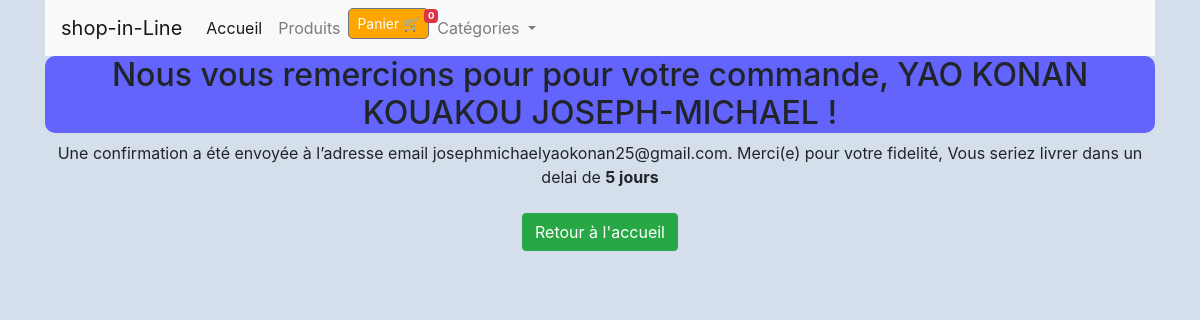
The app's page /confirmation/ with its own data.
### shop/models.py (models this page shows, shortened)
class Commande(models.Model):
    utilisateur = models.ForeignKey(
        settings.AUTH_USER_MODEL,
        on_delete=models.CASCADE,
        verbose_name="Client",
        null=True,
        blank=True
    )
    nom = models.CharField(max_length=150, verbose_name="Nom complet", null=True, blank=True)
    email = models.EmailField(verbose_name="Adresse email", null=True, blank=True)
    adresse = models.CharField(max_length=255, verbose_name="Adresse de livraison", null=True, blank=True)
    ville = models.CharField(max_length=100, verbose_name="Ville", null=True, blank=True)
    pays = models.CharField(max_length=100, verbose_name="Pays", null=True, blank=True)
    code_postal = models.CharField(max_length=20, verbose_name="Code postal", null=True, blank=True)
    date_commande = models.DateTimeField(auto_now_add=True, verbose_name="Date de commande", null=True, blank=True)
    prix_total = models.DecimalField(max_digits=10, decimal_places=2, verbose_name="Prix total", null=True, blank=True)
    paye = models.BooleanField(default=False, verbose_name="Payée")
    class Meta:
        verbose_name = "Commande"
        verbose_name_plural = "Commandes"
        ordering = ['-date_commande']

### shop/views.py (the view)
# urls.py: path('confirmation/', confirmation, name='confirmation'),
def confirmation(request):
    paiement_info = request.session.pop("paiement_info", None)
    nom = ""
    email = ""
    if paiement_info:
        nom = paiement_info.get("nom", "")
        email = paiement_info.get("email", "")
    else:
        commande = Commande.objects.last()
        nom = commande.nom if commande else ""
        email = commande.email if commande else ""
    context = {"nom": nom, "email": email, "payer": False}
    if paiement_info:
        context.update({"payer": paiement_info.get("payer", False)})
    return render(request, "shop/confirmation.html", context)

### shop/context_processors.py (called while the page is built)
def categories_processor(request):
    return {'categories_nav': Category.objects.all()}

### shop/templates/shop/confirmation.html
{% extends "shop/base.html" %}
{% block content %}
{% if payer %}
    <h2 style="background: rgba(44, 170, 44, 0.815); border-radius: 10px; text-align:center">Nous vous remercions pour votre règlement, {{ nom }} !</h2>
    <p style="text-align: center;">Votre paiement de {{ prix_total }} FCFA a bien été reçu via {{ operateur }} ,effectué avec le numéro {{ numero }}.</p>
    <p style="text-align: center;">Merci pour votre confiance</p>
{% else %}
    <h2 style="background: rgba(82, 82, 255, 0.87); border-radius: 10px; text-align:center">Nous vous remercions pour pour votre commande, {{ nom }} !</h2>
    <p style="text-align: center;">Une confirmation a été envoyée à l’adresse email {{ email }}. Merci(e) pour votre fidelité, Vous seriez livrer dans un delai de <strong>5 jours</strong></p>
{% endif %}
<div class="text-center mt-4">
    <a href="{% url 'index' %}" class="btn btn-success">Retour à l'accueil</a>
</div>
{% endblock %}

### records on screen
Commande: nom "YAO KONAN KOUAKOU JOSEPH-MICHAEL", email "josephmichaelyaokonan25@gmail.com"
